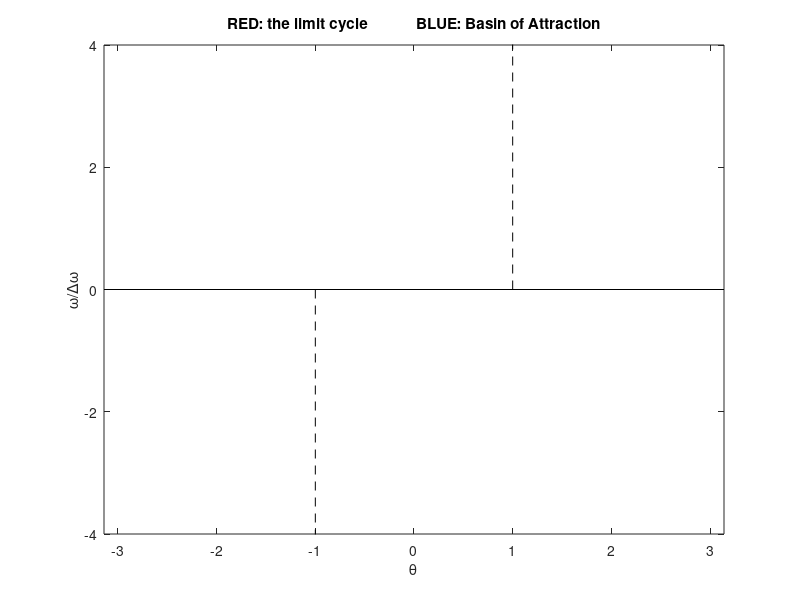

Write MATLAB code to recreate this figure. (Note: this script raises an error after producing the figure.)
%% visualizing the basin of attraction for a typical limit cycle
clc,clear,clf

wn = 1;
kick_angle = 1;
w00 = 0.7;    % momentum of the limit cycle at the kick
theta0 = kick_angle;

% figure
PB = [0 .4470 .7410];
hold on 
box on
axis([-pi pi -4 4])
plot([-kick_angle -kick_angle],[0 -5],'--k')
plot([kick_angle kick_angle],[0 5],'--k')
plot([-pi pi],[0 0],'k')
xlabel('\theta'),ylabel('\omega/\Delta\omega')
title('RED: the limit cycle            BLUE: Basin of Attraction')

% upper part of basin of attraction
w0 = w00
[ theta2,omega2,~] = EllipticSolutions( wn,theta0,w0 );
t2 = theta2(omega2>0 & theta2<kick_angle); w2=omega2(omega2>0 & theta2<kick_angle);
[t2,ind]=sort(t2); w2=w2(ind);
plot(t2,w2,'Color',PB)
plot(theta2(omega2<0 & theta2<-kick_angle),omega2(omega2<0 & theta2<-kick_angle),'Color',PB)
plot(kick_angle,w0,'o','MarkerFaceColor',PB,'MarkerEdgeColor',PB,'MarkerSize',4)
plot(-kick_angle,-w0,'o','MarkerFaceColor','None','MarkerEdgeColor',PB,'MarkerSize',4)
w0 = w00+1
[ theta2,omega2,~] = EllipticSolutions( wn,theta0,w0 );
t2 = theta2(omega2<0 & theta2>-kick_angle); w2=omega2(omega2<0 & theta2>-kick_angle);
[t2,ind]=sort(t2); w2=w2(ind);
plot(t2,w2,'Color',PB)
plot(theta2(omega2>0 & theta2>kick_angle),omega2(omega2>0 & theta2>kick_angle),'Color',PB)
plot(-kick_angle,-w0,'o','MarkerFaceColor',PB,'MarkerEdgeColor',PB,'MarkerSize',4)
plot(kick_angle,w0,'o','MarkerFaceColor','None','MarkerEdgeColor',PB,'MarkerSize',4)

% rotary
[ theta3,omega3,~] = EllipticSolutions( wn,theta0,w00+2 );
theta3 = [fliplr(-theta3),theta3]; omega3 = [fliplr(omega3),omega3]; 
plot(theta3,omega3,'Color',PB)
[ theta3,omega3,~] = EllipticSolutions( wn,theta0,w00+3 );
theta3 = [fliplr(-theta3),theta3]; omega3 = [fliplr(omega3),omega3]; 
plot(theta3,omega3,'Color',PB)

% lower part of basin of attraction
w0 = w00-1
[ theta2,omega2,~] = EllipticSolutions( wn,theta0,w0 );
t2 = theta2(omega2<0 & theta2>-kick_angle); w2=omega2(omega2<0 & theta2>-kick_angle);
[t2,ind]=sort(t2); w2=w2(ind);
plot(t2,w2,'Color',PB)
plot(theta2(omega2>0 & theta2>kick_angle),omega2(omega2>0 & theta2>kick_angle),'Color',PB)
plot(-kick_angle,w0,'o','MarkerFaceColor',PB,'MarkerEdgeColor',PB,'MarkerSize',4)
plot(kick_angle,-w0,'o','MarkerFaceColor','None','MarkerEdgeColor',PB,'MarkerSize',4)
w0 = w00-2
[ theta2,omega2,~] = EllipticSolutions( wn,theta0,w0 );
t2 = theta2(omega2>0 & theta2<kick_angle); w2=omega2(omega2>0 & theta2<kick_angle);
[t2,ind]=sort(t2); w2=w2(ind);
plot(t2,w2,'Color',PB)
plot(theta2(omega2<0 & theta2<-kick_angle),omega2(omega2<0 & theta2<-kick_angle),'Color',PB)
plot(kick_angle,-w0,'o','MarkerFaceColor',PB,'MarkerEdgeColor',PB,'MarkerSize',4)
plot(-kick_angle,w0,'o','MarkerFaceColor','None','MarkerEdgeColor',PB,'MarkerSize',4)

% rotary
[ theta3,omega3,~] = EllipticSolutions( wn,theta0,w00-3 );
theta3 = [fliplr(-theta3),theta3]; omega3 = [fliplr(omega3),omega3]; 
plot(theta3,-omega3,'Color',PB)
[ theta3,omega3,~] = EllipticSolutions( wn,theta0,w00-4 );
theta3 = [fliplr(-theta3),theta3]; omega3 = [fliplr(omega3),omega3]; 
plot(theta3,-omega3,'Color',PB)

% the limit cycle
[ theta_u,omega_u,t ] = EllipticSolutions( wn,theta0,w00 );
omega_u(theta_u>kick_angle | theta_u<-kick_angle)=[];
theta_u(theta_u>kick_angle | theta_u<-kick_angle)=[];
theta_u(omega_u<0)=[];omega_u(omega_u<0)=[];
[theta_u,ind]=sort(theta_u); omega_u=omega_u(ind);
plot(theta_u,omega_u,'r')
[ theta_l,omega_l,t ] = EllipticSolutions( wn,theta0,w00-1 );
omega_l(theta_l>kick_angle | theta_l<-kick_angle)=[];
theta_l(theta_l>kick_angle | theta_l<-kick_angle)=[];
theta_l(omega_l>0)=[];omega_l(omega_l>0)=[];
[theta_l,ind]=sort(theta_l); omega_l=omega_l(ind);
plot(theta_l,omega_l,'r')

